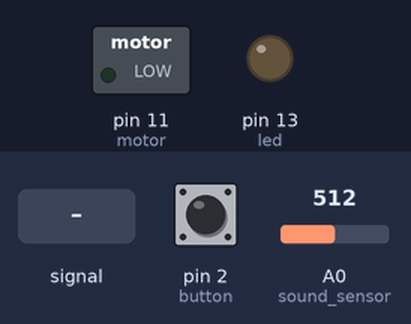
The sketch below on a simulated Arduino Uno, built with avr-gcc and run on an emulated ATmega328P. Shown: switched loads named in the sketch (green lamp = pin HIGH), output pins drawn as LEDs (lit = HIGH). Inputs (shaded band) come from the test bench; at power-on: pin 2 (button) LOW, A0 (sound_sensor) = 512. What the sketch prints to the serial monitor is not drawn.

Above: at 1.2 s.
1.3 s: pin 2 (button) pulled HIGH for 0.15 s
At 2.5 s:
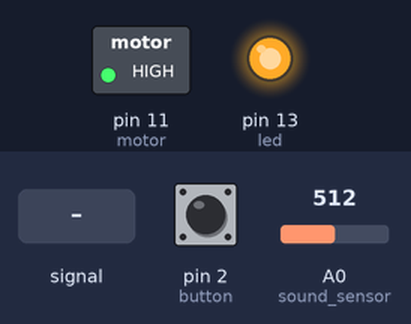
2.9 s: pin 2 (button) pulled HIGH for 1 s
At 3.8 s:
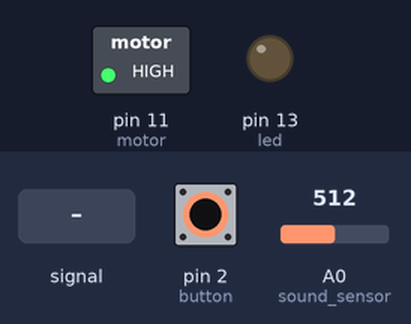
5.4 s: pin 2 (button) pulled HIGH for 3.2 s
At 5.8 s:
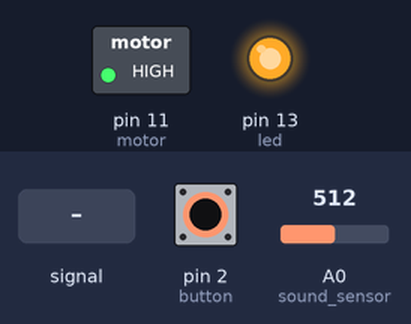
10.1 s: A0 (sound_sensor) fed a 200 Hz sine of ±460 counts around its level
13.1 s: A0 (sound_sensor) set to 716
Timing chart, 0 to 15.6 s (numbered marks = the images above; inputs shaded):
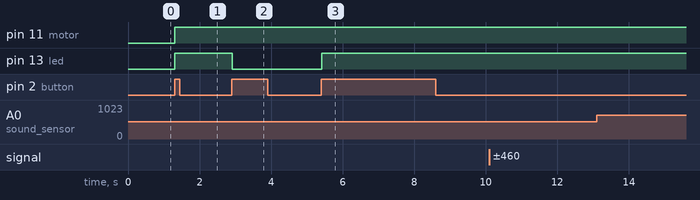

Measured:
- after the input at 1.3 s, pin 11 (motor), pin 13 (led): LOW → HIGH at once
- after the input at 2.9 s, pin 13 (led): HIGH → LOW at once
- after the input at 5.4 s, pin 13 (led): LOW → HIGH at once

The sketch:

ArduinoUno_DCMotor.ino
```cpp
//sound
int sound_sensor = A0;
int sound_value;

//DCMotor
int motor = 11;

//Switch
int button = 2;
//LED
int led = 13;
//状態分け LED付いてたらON
int val = 0;
int old_val = 0;
int state = 0;

void setup() {
  //DCmotor
  pinMode(motor, OUTPUT);

  //Sound
  pinMode(sound_sensor, INPUT);
  Serial.begin(9600);

  //Switch
  pinMode(button, INPUT);
  //LED
  pinMode(led, OUTPUT);
}

void loop() {
  //Sound
  sound_value = analogRead(sound_sensor);
  Serial.println(sound_value);

  //DCMotor
  //LEDついてたら動く
  if (state == 1) {
    if (sound_value > 70) {
    digitalWrite(motor, HIGH);
    } else {
    digitalWrite(motor, LOW);
    }
  }

  //Switch 状態分け LED付いてたら動く
  val = digitalRead(button);
  if ((val == HIGH) && (old_val == LOW)) {
    state = 1 - state;
    delay(10);
  }
  old_val = val;
  if (state == 1) {
    digitalWrite(led, HIGH);
  } else {
    digitalWrite(led, LOW);
  }
}
```
